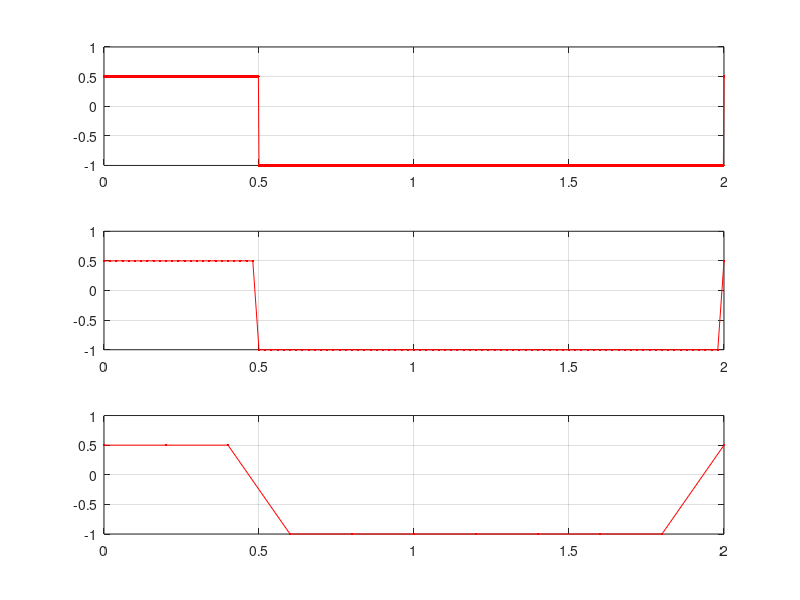

MATLAB code for this plot:
%semnal dreptunghiular: square(w*t,duty)
%factor de umplere 25%: duty=25
%nivel maxim si minim: axis([0 2 -1 0.5])-NU MERGE!

%rezolutie temp de 2ms
t=0:0.002:2;
f=0.5;
w=2*pi*f;
duty=25;
s=0.75*square(w*t,25)-0.25;
subplot(3,1,1),plot(t,s,'r.-'), grid

%rezolutie temp de 20ms
t=0:0.02:2;
f=0.5;
w=2*pi*f;
duty=25;
s=0.75*square(w*t,25)-0.25;
subplot(3,1,2),plot(t,s,'r.-'), grid

%rezolutie temp de 200ms
t=0:0.2:2;
f=0.5;
w=2*pi*f;
duty=25;
s=0.75*square(w*t,25)-0.25;
subplot(3,1,3),plot(t,s,'r.-'), grid